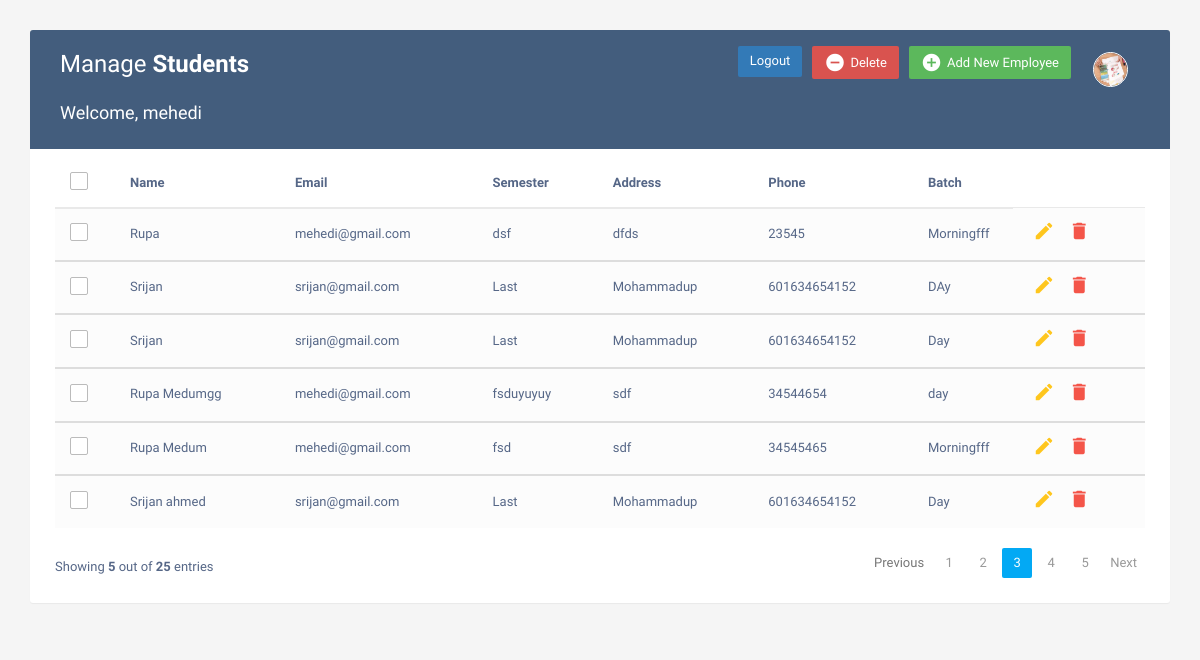
Page /homePage/ (signed in) on the earlier database version.
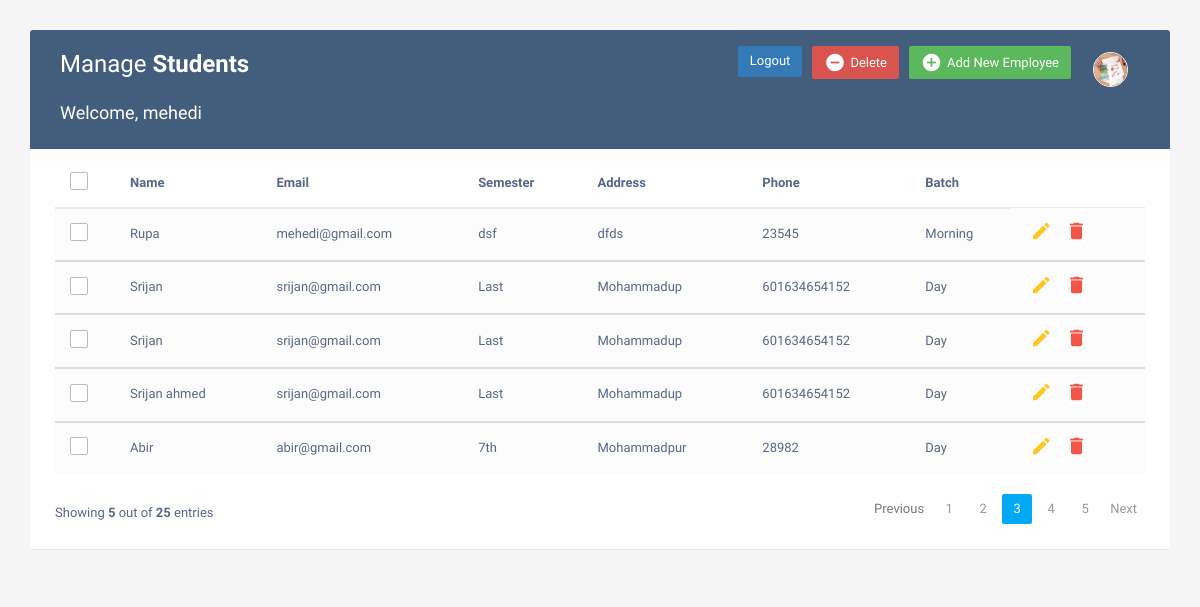
Same page on the later database version.
### myapp/models.py (models this page shows, shortened)
class Student(models.Model):
    name=models.CharField(max_length=200)
    email=models.CharField(max_length=200)
    semester=models.CharField(max_length=200)
    address=models.TextField()
    phone=models.IntegerField()
    batch=models.CharField(max_length=200)

### myapp/views.py (the view)
# urls.py: path('homePage/',views.homePage,name="homePage"),
def homePage(request):
    user=request.user
    img=profileImg.objects.get(user=request.user).image.url
    emp=Student.objects.all()
    return render(request, 'home.html', {'user_name': user, 'emp': emp, 'img':img })

### templates/home.html (shortened to what this page needs)
<!DOCTYPE html>
<html lang="en">
  <head>
    <link
      rel="stylesheet"
      href="https://maxcdn.bootstrapcdn.com/font-awesome/4.7.0/css/font-awesome.min.css"
    />
    <link
      rel="stylesheet"
      href="https://maxcdn.bootstrapcdn.com/bootstrap/3.3.7/css/bootstrap.min.css"
    />
  </head>
  <body>
    <div class="container">
      <div class="table-wrapper">
        <div class="table-title">
          <div class="row">
            <div class="col-sm-6">
              <h2>Manage <b>Students</b></h2>
            </div>
            <div class="col-sm-6">
                <a href="{% url 'homePage' %}" class="btn ">
                    <div>
                    <img style="width: 35px; height: 35px; border-radius: 50%; border: 1px solid white"   src="{{img}}" />
                    </div>
                </a>
              <a href="#addEmployeeModal" class="btn btn-success" data-toggle="modal">
                <i class="material-icons">&#xE147;</i>
                <span>Add New Employee</span></a>
              <a href="#deleteEmployeeModal" class="btn btn-danger" data-toggle="modal">
                <i class="material-icons">&#xE15C;</i> <span>Delete</span></a>
              <a href="{% url 'loginPage' %}" class="btn btn-primary logout-button">Logout</a>
            </div>
          </div>
          <div class="text-left">
            <h4>Welcome, {{ user_name }}</h4>
          </div>
        </div>
        <table class="table table-striped table-hover">
          <thead>
            <tr>
              <th>
                <span class="custom-checkbox">
                  <label for="selectAll"></label>
                </span>
              </th>
              <th>Name</th>
              <th>Email</th>
              <th>Semester</th>
              <th>Address</th>
              <th>Phone</th>
              <th>Batch</th>
            </tr>
          </thead>
          {% for i in emp%}
          <tbody>
            <tr>
              <td>
                <span class="custom-checkbox">
                  <label for="checkbox5"></label>
                </span>
              </td>
              <td>{{i.name}}</td>
              <td>{{i.email}}</td>
              <td>{{i.semester}}</td>
              <td>{{i.address}}</td>
              <td>{{i.phone}}</td>
              <td>{{i.batch}}</td>
              <td>
                <a
                  href="#editEmployeeModal-{{forloop.counter}}"
                  class="edit"
                  data-toggle="modal"
                  ><i class="material-icons" data-toggle="tooltip" title="Edit"
                    >&#xE254;</i
                  ></a
                >
                <a
                  href="#deleteEmployeeModal-{{forloop.counter}}"
                  class="delete"
                  data-toggle="modal"
                  ><i
                    class="material-icons"
                    data-toggle="tooltip"
                    title="Delete"
                    >&#xE872;</i
                  ></a
                >
              </td>
            </tr>
          </tbody>
          {% endfor %}
        </table>
        <div class="clearfix">
          <div class="hint-text">Showing <b>5</b> out of <b>25</b> entries</div>
          <ul class="pagination">
            <li class="page-item disabled"><a href="#">Previous</a></li>
            <li class="page-item"><a href="#" class="page-link">1</a></li>
            <li class="page-item"><a href="#" class="page-link">2</a></li>
            <li class="page-item active">
              <a href="#" class="page-link">3</a>
            </li>
            <li class="page-item"><a href="#" class="page-link">4</a></li>
            <li class="page-item"><a href="#" class="page-link">5</a></li>
            <li class="page-item"><a href="#" class="page-link">Next</a></li>
          </ul>
        </div>
      </div>
    </div>
  </body>
</html>

### templates/home.html (style rules this page uses)
body { color: #566787; background: #f5f5f5; font-family: "Varela Round", sans-serif; font-size: 13px; }
.table-wrapper { background: #fff; padding: 20px 25px; margin: 30px 0; border-radius: 3px; box-shadow: 0 1px 1px rgba(0, 0, 0, 0.05); }
.table-title { padding-bottom: 15px; background: #435d7d; color: #fff; padding: 16px 30px; margin: -20px -25px 10px; border-radius: 3px 3px 0 0; }
.table-title h2 { margin: 5px 0 0; font-size: 24px; }
.table-title .btn { color: #fff; float: right; font-size: 13px; border: none; min-width: 50px; border-radius: 2px; border: none; outline: none !important; margin-left: 10px; }
.table-title .btn i { float: left; font-size: 21px; margin-right: 5px; }
.table-title .btn span { float: left; margin-top: 2px; }
table.table tr th, table.table tr td { border-color: #e9e9e9; padding: 12px 15px; vertical-align: middle; }
table.table tr th:first-child { width: 60px; }
table.table tr th:last-child { width: 100px; }
table.table-striped tbody tr:nth-of-type(odd) { background-color: #fcfcfc; }
table.table td:last-child i { opacity: 0.9; font-size: 22px; margin: 0 5px; }
table.table td a { font-weight: bold; color: #566787; display: inline-block; text-decoration: none; outline: none !important; }
table.table td a.edit { color: #ffc107; }
table.table td a.delete { color: #f44336; }
table.table td i { font-size: 19px; }
.pagination { float: right; margin: 0 0 5px; }
.pagination li a { border: none; font-size: 13px; min-width: 30px; min-height: 30px; color: #999; margin: 0 2px; line-height: 30px; border-radius: 2px !important; text-align: center; padding: 0 6px; }
.pagination li.active a, .pagination li.active a.page-link { background: #03a9f4; }
.hint-text { float: left; margin-top: 10px; font-size: 13px; }
.custom-checkbox { position: relative; }
.custom-checkbox label:before { width: 18px; height: 18px; }
.custom-checkbox label:before { content: ""; margin-right: 10px; display: inline-block; vertical-align: text-top; background: white; border: 1px solid #bbb; border-radius: 2px; box-sizing: border-box; z-index: 2; }

Differences in the rows shown:
removed Student: name "Rupa Medumgg", email "mehedi@gmail.com", semester "fsduyuyuy", address "sdf", phone "34544654", batch "day"
removed Student: name "Rupa Medum", email "mehedi@gmail.com", semester "fsd", address "sdf", phone "34545465", batch "Morningfff"
changed Student "Rupa": batch "Morningfff" → "Morning"
changed Student (number 2 of 5 on the later page): batch "DAy" → "Day"
added Student: name "Abir", email "abir@gmail.com", semester "7th", address "Mohammadpur", phone "28982", batch "Day"
